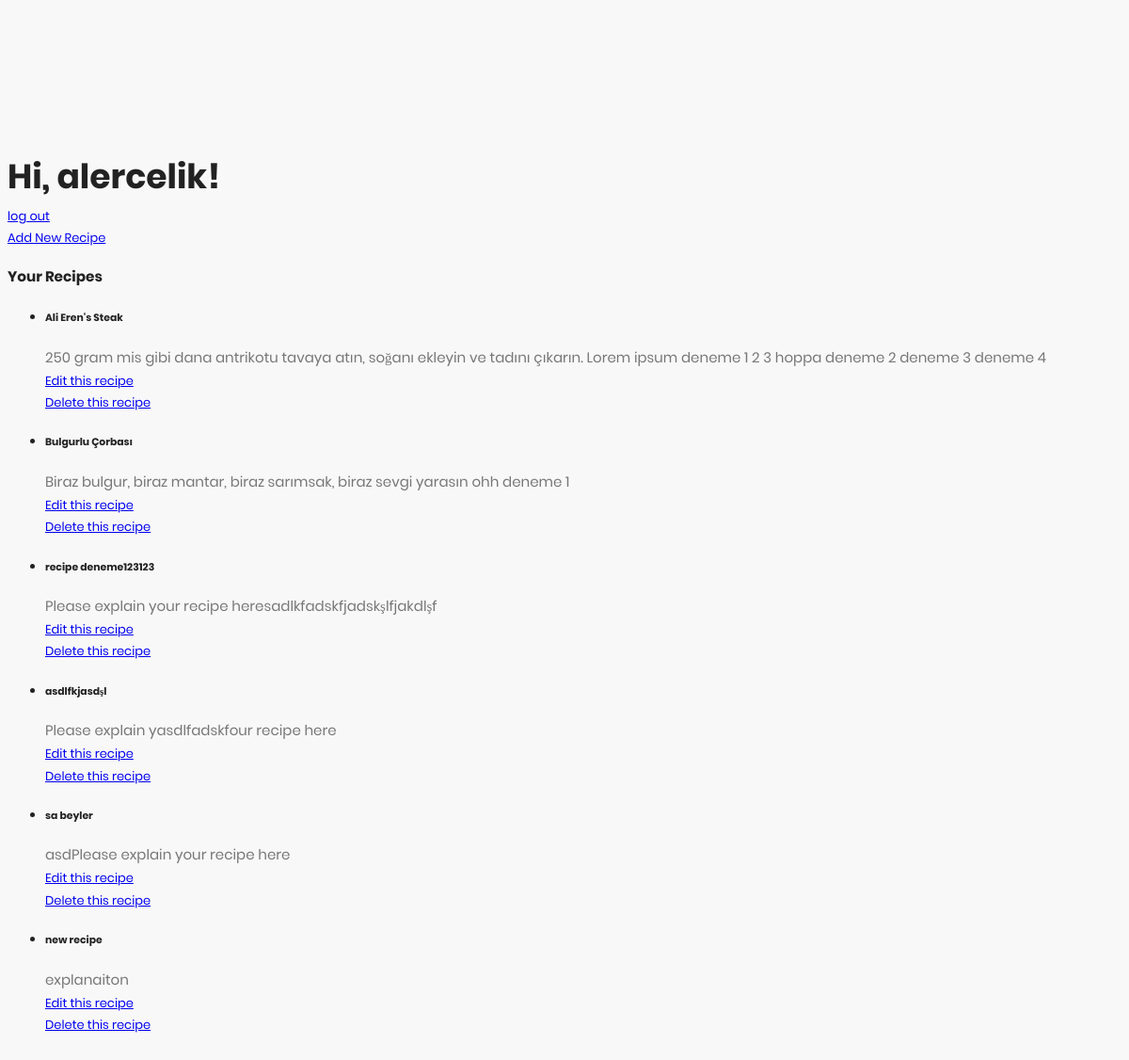
Page /profile (signed in) on the committed database.
### main.py (models this page shows, shortened)
class Recipe(db.Model):
	__tablename__ = 'Recipe'
	id = db.Column(db.Integer, primary_key = True)
	name = db.Column(db.String(100))
	text = db.Column(db.Text)
	category_id = db.Column(db.Integer, db.ForeignKey('RecipeCategory.id'), nullable=False)
	user_id = db.Column(db.Integer, db.ForeignKey('User.id'), nullable=False)
	add_date = db.Column(db.DateTime)
	last_edit_date = db.Column(db.DateTime)

### main.py (the view)
@app.route('/profile', methods=['POST', 'GET'])
def profile():
	if check_if_user_logged_in():
		user_id = session["user_id"]
		recipes = Recipe.query.filter_by(user_id=user_id)
		return render_template('profile.html', username=session["username"], recipes=recipes)
	else:
		return render_template('log_in.html')

### main.py (called while the page is built)
def check_if_user_logged_in():
	if not "logged_in" in session:
		user_logged_in = False
		session["logged_in"] = False
	else:
		user_logged_in = session["logged_in"]
	return user_logged_in

### templates/profile.html (shortened to what this page needs)
<!DOCTYPE html>
<html lang="en">
<head>
    <link rel="stylesheet" href="{{ url_for('static', filename='fonts/material-icon/css/material-design-iconic-font.min.css') }}">
    <link rel="stylesheet" href="{{ url_for('static', filename='css/style.css') }}">
</head>
<body>
    <div class="main">
        <h2>Hi, {{ username }}!</h2>
        <a href="{{url_for("log_out")}}">log out</a>
        <br>
        <a href="{{url_for("add_recipe")}}">Add New Recipe</a>
        <br>
        <div>
            <h3>Your Recipes</h3>
            <ul>
            {% for recipe in recipes %}
                <li>
                    <h5>{{recipe.name}}</h5>
                    <p>{{recipe.text}}</p>
                    <a href="{{url_for("edit_recipe", recipe_id=recipe.id)}}">Edit this recipe</a>
                    <br>
                    <a href="{{url_for("delete_recipe", recipe_id=recipe.id)}}">Delete this recipe</a>
                    <br>
                </li>
            {% endfor %}
            </ul>
        </div>
    </div>
</body>
</html>

### static/css/style.css (style rules this page uses)
p { margin-bottom: 0px; font-size: 15px; color: #777; }
h2 { line-height: 1.66; margin: 0; padding: 0; font-weight: bold; color: #222; font-family: Poppins; font-size: 36px; }
.main { background: #f8f8f8; padding: 150px 0; }
body { font-size: 13px; line-height: 1.8; color: #222; background: #f8f8f8; font-weight: 400; font-family: Poppins; }

### rows in the picture
Recipe: name "Ali Eren's Steak", text "250 gram mis gibi dana antrikotu tavaya atın, soğanı ekleyin ve tadını çıkarın. Lorem ipsum deneme 1 2 3 hoppa deneme 2 deneme 3 deneme 4"
Recipe: name "Bulgurlu Çorbası", text "Biraz bulgur, biraz mantar, biraz sarımsak, biraz sevgi yarasın ohh deneme 1"
Recipe: name "recipe deneme123123", text "Please explain your recipe heresadlkfadskfjadskşlfjakdlşf"
Recipe: name "asdlfkjasdşl", text "Please explain yasdlfadskfour recipe here"
Recipe: name "sa beyler", text "asdPlease explain your recipe here"
Recipe: name "new recipe", text "explanaiton"

### other values in the picture
{{ username }} "alercelik"
